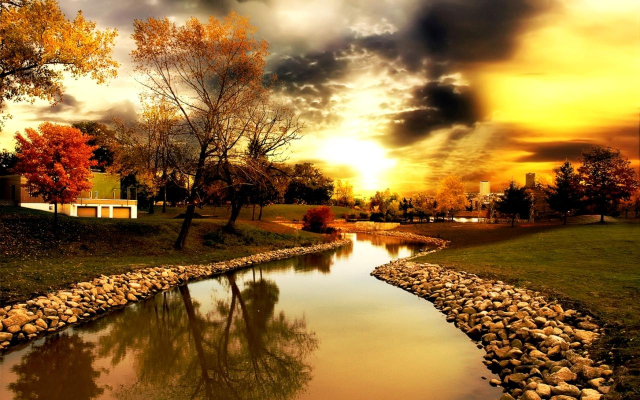
%> input picture Game1/Assets/images/Level3/L3_q1/img.jpg, 1280 x 800 px (shown at 1/2 size)
$ octave gridding.m   (GNU Octave 9; MATLAB toolbox functions it lacks are replaced by stand-ins)
%> lines starting %> are read from the running program, lines starting %| are printed output that depends on the picture; in (x1, y1, x2, y2) boxes, pixels count from 0 and x2, y2 are one past the last pixel; in counts of white or black regions, pixels touching at a corner belong together; the program's own positions count from 1
img = imread('img.jpg');  %# Load a sample 3-D RGB image
%> img is the input picture: size 800x1280x3 uint8; mean R, G, B 143.9, 108.1, 54.9

% [5 lines of commented-out code are left out]

w = 100;

x = 550;
y = 100;
a = img(x:x+w,y:y+w,:);
imwrite(a,'p1.jpg');
img(x:x+w,y:y+w,:) = 255;
%> img: size 800x1280x3 uint8; 1% of pixels changed, all inside (x1, y1, x2, y2) = (99, 549, 200, 650)

x = 40;
y = 250;
a = img(x:x+w,y:y+w,:);
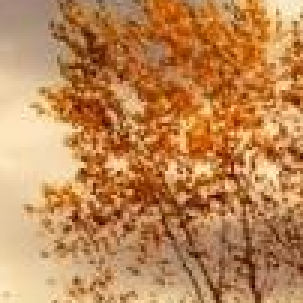
%> a: size 101x101x3 uint8 (shown 3 times larger); mean R, G, B 190.5, 134.6, 83.4
imwrite(a,'p2.jpg');
img(x:x+w,y:y+w,:) = 255;
%> img: size 800x1280x3 uint8; mean R, G, B 145.7, 110.9, 58.8

x = 500;
y = 800;
a = img(x:x+w,y:y+w,:);
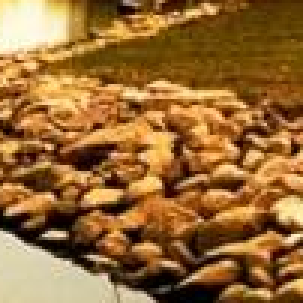
%> a: size 101x101x3 uint8 (shown 3 times larger); mean R, G, B 151.2, 106.4, 53.8
imwrite(a,'p3.jpg');
img(x:x+w,y:y+w,:) = 255;
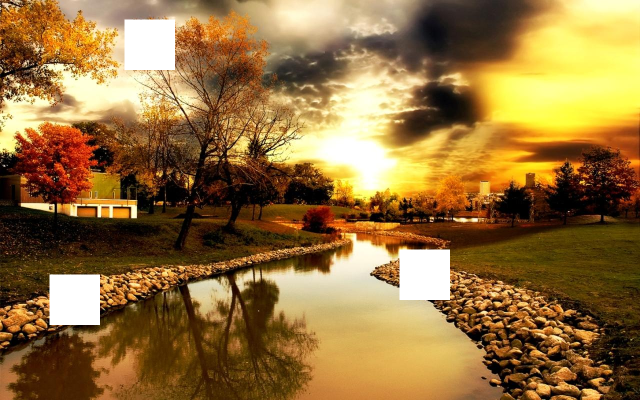
%> img: size 800x1280x3 uint8 (shown at 1/2 size); mean R, G, B 146.8, 112.4, 60.8

x = 100;
y = 1100;
a = img(x:x+w,y:y+w,:);
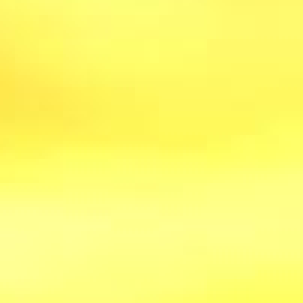
%> a: size 101x101x3 uint8 (shown 3 times larger); mean R, G, B 254.7, 251.4, 113.4
imwrite(a,'p4.jpg');
img(x:x+w,y:y+w,:) = 255;
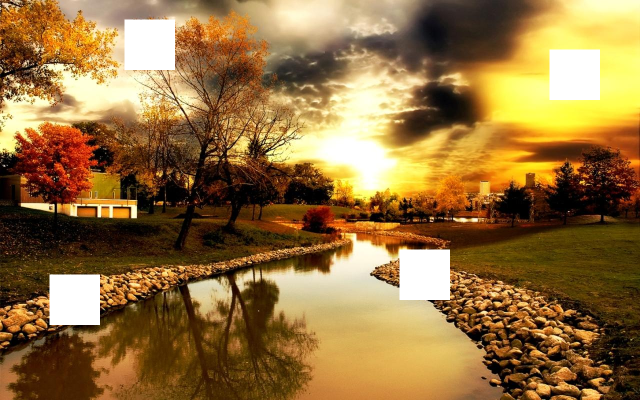
%> img: size 800x1280x3 uint8 (shown at 1/2 size); 1% of pixels changed, all inside (x1, y1, x2, y2) = (1099, 99, 1200, 200)

x = 500
y = 600
a = img(x:x+w,y:y+w,:);
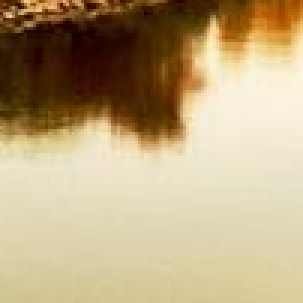
%> a: size 101x101x3 uint8 (shown 3 times larger); mean R, G, B 185.6, 164.9, 126.8
imwrite(a,'p5.jpg');
img(x:x+w,y:y+w,:) = 255;
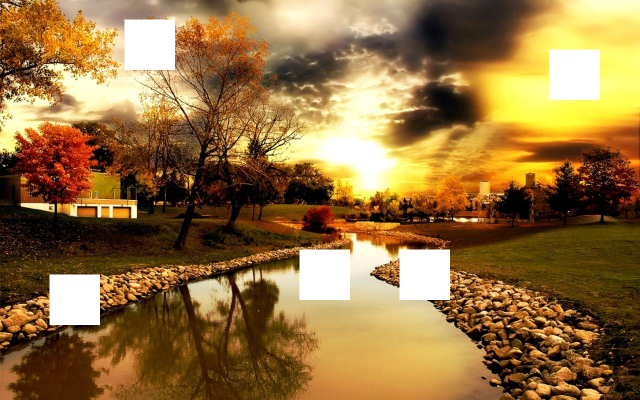
%> img: size 800x1280x3 uint8 (shown at 1/2 size); 1% of pixels changed, all inside (x1, y1, x2, y2) = (599, 499, 700, 600)

imshow(img)
imwrite(img,'n.jpg');
